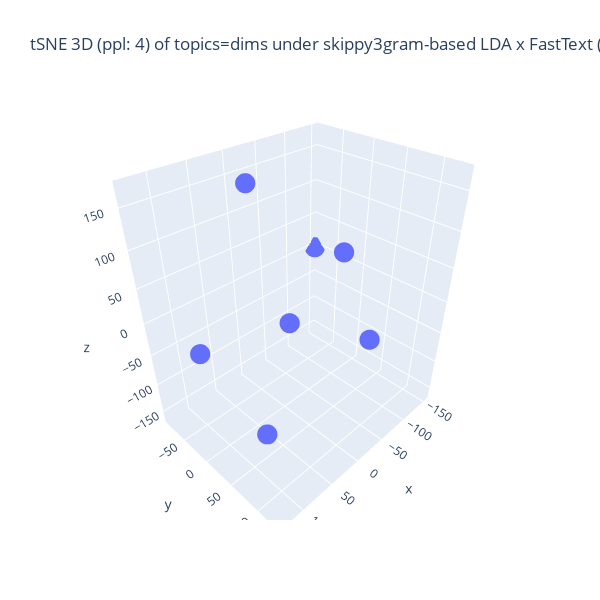

The notebook cell this image was saved under:
### Code cell
%%capture --no-display

## Plotlyを使って tSNE の結果の可視化 (3D)
import numpy as np
import plotly.graph_objects as go

## 変数の指定
d1, d2, d3 = topic_tsne_3d[:,0], topic_tsne_3d[:,1], topic_tsne_3d[:,2]
fig = go.Figure(data = [go.Scatter3d(x = d1, y = d2, z = d3,
                                     mode = 'markers', marker = dict(size = 7)) ])

## 3D 散布図にラベルを追加する処理は未実装
if use_FastText:
    if use_LDA:
        title_val = f"tSNE 3D (ppl: {top_perplexity_val}) of topics=dims under {term_type}-based LDA x FastText ({n_topics} dims=topics)"
    else:
        title_val = f"tSNE 3D (ppl: {top_perplexity_val}) of dims under FastText ({n_topics} dims=topics)"
else:
    title_val = f"tSNE 3D (ppl: {top_perplexity_val}) of topics {term_type}-based LDA ({n_topics} topics)"
#
fig.update_layout(title = dict(text = title_val),
                  autosize = False, width = 600, height = 600,)
fig.show()

### Figure 1 — Plotly figure (JSON) as saved in the notebook; plotly's stock layout.template omitted (floating-point values rounded to 4 significant figures)
{"data": [{"marker": {"size": 7}, "mode": "markers", "type": "scatter3d", "x": [-152.3, 58.65, -8.745, 129.4, -31.25, -94.89, 31.53], "y": [-89.34, 27.77, 129.8, 7.043, -20.25, 16.16, -18.38], "z": [-2.929, -160.6, 20.88, 9.502, -47.75, 51.4, 169.0]}], "layout": {"autosize": false, "height": 600, "title": {"text": "tSNE 3D (ppl: 4) of topics=dims under skippy3gram-based LDA x FastText (7 dims=topics)"}, "width": 600}}
